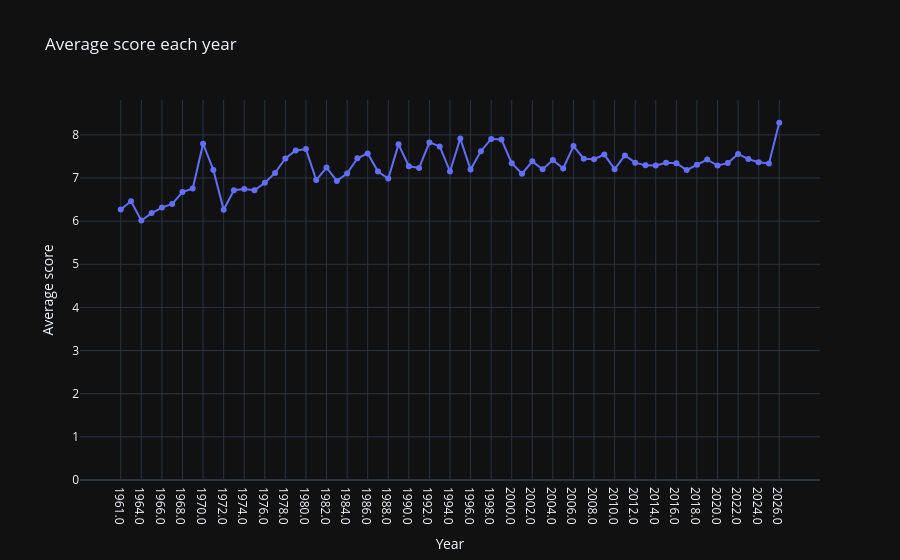

The notebook cell saved with this chart:
### Code cell
fig.update_yaxes(rangemode="tozero")
fig.update_traces(mode='lines+markers')

fig.write_html("../../graphs/avgScoreTime2.html")
fig.show()

### Figure 1 — Plotly figure (JSON) as saved in the notebook; plotly's stock layout.template omitted (floating-point values rounded to 4 significant figures)
{"data": [{"hovertemplate": "Year=%{x}<br>Average score=%{y}<extra></extra>", "legendgroup": "", "line": {"color": "#636efa", "dash": "solid"}, "marker": {"symbol": "circle"}, "mode": "lines+markers", "name": "", "orientation": "v", "showlegend": false, "x": ["1961.0", "1963.0", "1964.0", "1965.0", "1966.0", "1967.0", "1968.0", "1969.0", "1970.0", "1971.0", "1972.0", "1973.0", "1974.0", "1975.0", "1976.0", "1977.0", "1978.0", "1979.0", "1980.0", "1981.0", "1982.0", "1983.0", "1984.0", "1985.0", "1986.0", "1987.0", "1988.0", "1989.0", "1990.0", "1991.0", "1992.0", "1993.0", "1994.0", "1995.0", "1996.0", "1997.0", "1998.0", "1999.0", "2000.0", "2001.0", "2002.0", "2003.0", "2004.0", "2005.0", "2006.0", "2007.0", "2008.0", "2009.0", "2010.0", "2011.0", "2012.0", "2013.0", "2014.0", "2015.0", "2016.0", "2017.0", "2018.0", "2019.0", "2020.0", "2021.0", "2022.0", "2023.0", "2024.0", "2025.0", "2026.0"], "xaxis": "x", "y": [6.269, 6.462, 6.016, 6.186, 6.314, 6.399, 6.674, 6.756, 7.795, 7.187, 6.264, 6.716, 6.746, 6.717, 6.888, 7.119, 7.453, 7.638, 7.67, 6.953, 7.243, 6.932, 7.104, 7.457, 7.57, 7.152, 6.986, 7.78, 7.272, 7.234, 7.825, 7.732, 7.152, 7.916, 7.195, 7.621, 7.905, 7.891, 7.345, 7.099, 7.386, 7.203, 7.417, 7.22, 7.74, 7.448, 7.436, 7.543, 7.205, 7.522, 7.355, 7.293, 7.291, 7.353, 7.343, 7.184, 7.307, 7.427, 7.289, 7.346, 7.558, 7.438, 7.364, 7.337, 8.281], "yaxis": "y", "type": "scatter"}], "layout": {"xaxis": {"anchor": "y", "domain": [0.0, 1.0], "title": {"text": "Year"}}, "yaxis": {"anchor": "x", "domain": [0.0, 1.0], "title": {"text": "Average score"}, "rangemode": "tozero"}, "legend": {"tracegroupgap": 0}, "title": {"text": "Average score each year"}}}
